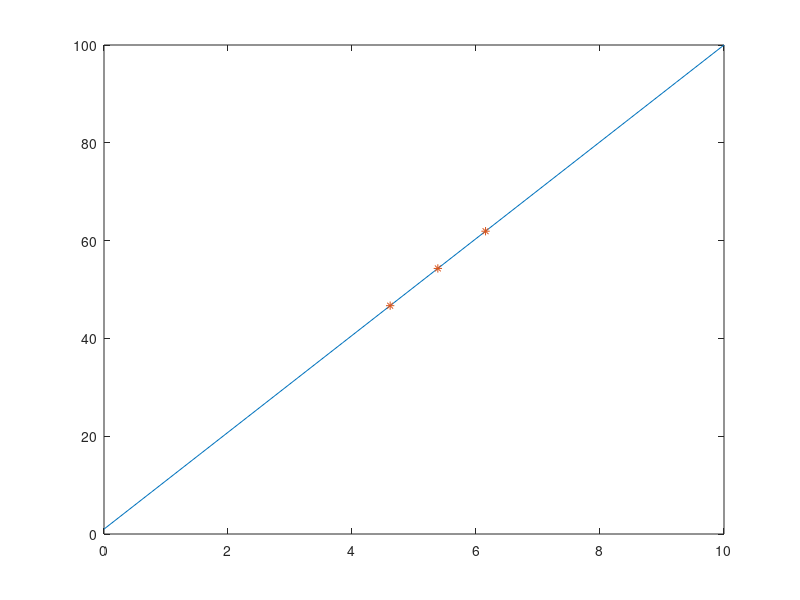

Here is the MATLAB script that generated this plot:



vec = [0 0 0 0 0 0 1 1 1 0 0 0 0 0];
vecPos = linspace(1,100, length(vec));
time = linspace(0,10, length(vec));

logVec = vec == 1;

visibleXPositions = vecPos(logVec);
time2 = time(logVec);

figure();
plot(time, vecPos);
hold on
plot(time2, visibleXPositions, '*');
